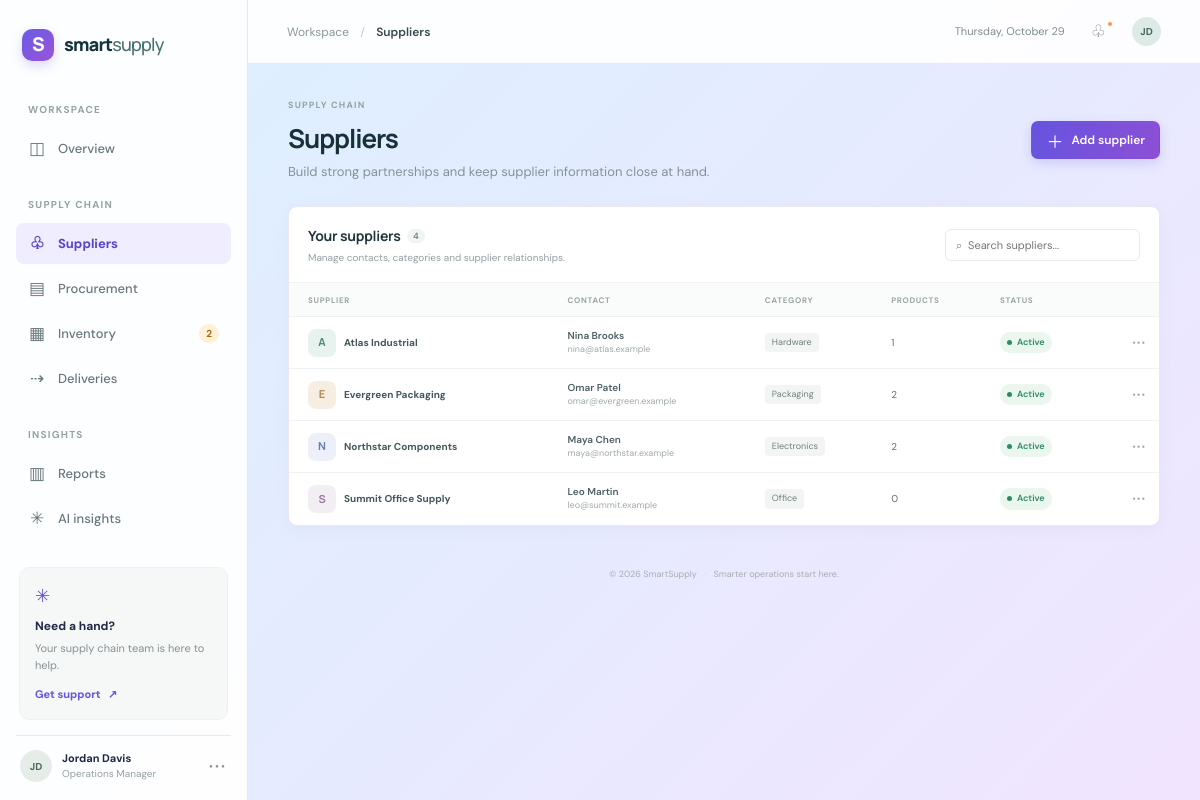
The app's page /suppliers with its own data.
### tables this page shows
CREATE TABLE suppliers (
            id INTEGER PRIMARY KEY AUTOINCREMENT, name TEXT NOT NULL,
            contact TEXT NOT NULL DEFAULT '', email TEXT NOT NULL DEFAULT '',
            category TEXT NOT NULL DEFAULT '', status TEXT NOT NULL DEFAULT 'Active'
        );

### app.py (the view, shortened to what this page needs)
@app.route("/suppliers", methods=["GET", "POST"])
def suppliers():
    db = get_db()
    rows = db.execute("SELECT s.*, COUNT(p.id) product_count FROM suppliers s LEFT JOIN products p ON p.supplier_id=s.id GROUP BY s.id ORDER BY s.name").fetchall()
    return render_template("suppliers.html", suppliers=rows)

### app.py (called while the page is built)
def get_db():
    if "db" not in g:
        g.db = sqlite3.connect(DATABASE)
        g.db.row_factory = sqlite3.Row
        g.db.execute("PRAGMA foreign_keys = ON")
    return g.db

def configured_openai_key():
    key = os.getenv("OPENAI_API_KEY", "").strip()
    return key if key and key != "your_openai_api_key_here" else ""

@app.context_processor
def inject_counts():
    db = get_db()
    low = db.execute("SELECT COUNT(*) FROM products WHERE stock <= reorder_level").fetchone()[0]
    return {"low_stock_count": low, "year": date.today().year, "now_label": datetime.now().strftime("%A, %B %-d") if os.name != "nt" else datetime.now().strftime("%A, %B %#d"), "ai_enabled": bool(configured_openai_key())}

### templates/suppliers.html (shortened to what this page needs)
{% extends 'base.html' %}{% block title %}Suppliers{% endblock %}{% block crumb %}Suppliers{% endblock %}{% block content %}
<section class="page-heading"><div><div class="eyebrow">SUPPLY CHAIN</div><h1>Suppliers</h1><p>Build strong partnerships and keep supplier information close at hand.</p></div><button class="button button-primary" data-modal="supplier-modal"><span>＋</span> Add supplier</button></section>
<section class="panel data-panel"><div class="panel-heading"><div><h2>Your suppliers <span class="count-pill">{{ suppliers|length }}</span></h2><p>Manage contacts, categories and supplier relationships.</p></div><input class="search-input" data-table-search placeholder="⌕  Search suppliers..." aria-label="Search suppliers"></div><div class="table-wrap"><table data-search-table><thead><tr><th>SUPPLIER</th><th>CONTACT</th><th>CATEGORY</th><th>PRODUCTS</th><th>STATUS</th><th></th></tr></thead><tbody>{% for s in suppliers %}<tr><td><div class="supplier-name"><span class="supplier-avatar avatar-{{ loop.index }}">{{ s.name[0] }}</span><strong>{{ s.name }}</strong></div></td><td><div class="product-cell">{{ s.contact or '—' }}<small>{{ s.email or '' }}</small></div></td><td><span class="category-chip">{{ s.category or 'Uncategorized' }}</span></td><td>{{ s.product_count }}</td><td><span class="status status-delivered"><i></i>{{ s.status }}</span></td><td class="row-more">•••</td></tr>{% else %}<tr><td colspan="6" class="empty">No suppliers yet. Add your first supplier to get started.</td></tr>{% endfor %}</tbody></table></div></section>
{% endblock %}

### static/style.css (style rules this page uses)
:root { --ink:#172c33;--muted:#77868a;--line:#e9eeee;--canvas:#f7f9f8;--teal:#087f72;--teal-dark:#066d63;--mint:#e7f4f0;--sans:'DM Sans',sans-serif;--display:'Manrope',sans-serif }
* { box-sizing:border-box }
body { margin:0;background:var(--canvas);color:var(--ink);font-family:var(--sans);font-size:14px;line-height:1.5 }
.workspace-label,.nav-section,.eyebrow { font-size:10px;letter-spacing:1.25px;font-weight:700;color:#95a2a3 }
.page-heading { display:flex;justify-content:space-between;align-items:center;margin-bottom:25px }
.page-heading h1 { font-family:var(--display);font-size:26px;letter-spacing:-1.1px;margin:6px 0 4px;font-weight:700;color:#173137 }
.page-heading p { color:#869295;margin:0;font-size:13px }
.eyebrow { font-size:9px;letter-spacing:1.2px }
.button { height:38px;border-radius:7px;padding:0 14px;display:inline-flex;align-items:center;justify-content:center;gap:8px;font-family:var(--sans);font-size:12px;font-weight:600;text-decoration:none;cursor:pointer;border:1px solid transparent;transition:.16s }
.button-primary { background:var(--teal);color:white;box-shadow:0 2px 4px #0c796519 }
.button-primary>span { font-size:17px;font-weight:400 }
.panel { background:#fff;border:1px solid var(--line);border-radius:9px;box-shadow:0 2px 5px #203a350d;min-width:0 }
.panel-heading { padding:18px 19px 14px;display:flex;justify-content:space-between;align-items:center;gap:14px }
.panel-heading h2 { font-family:var(--display);font-size:14px;letter-spacing:-.25px;margin:0 0 4px;color:#21373c }
.panel-heading p { font-size:10px;color:#939fa0;margin:0 }
.table-wrap { width:100%;overflow-x:auto }
table { width:100%;border-collapse:collapse;white-space:nowrap }
thead { background:#fafbfb }
th { height:34px;text-align:left;padding:0 13px;color:#9aa5a5;font-size:8px;font-weight:700;letter-spacing:.7px;border-top:1px solid #f0f3f2;border-bottom:1px solid #eef1f0 }
th:first-child,td:first-child { padding-left:19px }
td { height:52px;border-bottom:1px solid #f0f2f1;padding:7px 13px;color:#607074;font-size:10px }
tbody tr:last-child td { border-bottom:0 }
.product-cell { display:flex;flex-direction:column;color:#4c6063;font-size:10px;font-weight:600;line-height:1.4 }
.product-cell small { font-weight:400;color:#a0aaaa;font-size:9px }
.status { display:inline-flex;align-items:center;gap:5px;border-radius:12px;padding:4px 7px;font-size:9px;font-weight:600 }
.status i { width:5px;height:5px;border-radius:50%;background:currentColor }
.status-delivered { color:#2b8968;background:#ebf6ef }
.row-more { color:#a2adac;letter-spacing:1px;text-align:right;text-decoration:none }
.product-avatar,.supplier-avatar { display:grid;place-items:center;width:30px;height:30px;border-radius:8px;font-family:var(--display);font-weight:700;font-size:11px;flex:none }
.avatar-1 { background:#e8f2ee;color:#4e8978 }
.avatar-2 { background:#f6eee3;color:#b28a51 }
.avatar-3 { background:#edf0f8;color:#687eac }
.avatar-4 { background:#f3edf4;color:#99799e }
.data-panel { margin-bottom:20px }
.data-panel .panel-heading { padding-bottom:17px }
.count-pill { display:inline-block;vertical-align:2px;margin-left:4px;padding:1px 6px;background:#f0f4f2;border-radius:8px;font:600 9px var(--sans);color:#72837f }
.search-input { height:32px;min-width:195px;border:1px solid #e6ecea;border-radius:6px;background:#fff;padding:0 10px;font:11px var(--sans);color:#405558;outline:none }
input,select { font-family:var(--sans) }
.supplier-name { display:flex;align-items:center;gap:8px }
.supplier-name strong { font-size:10px;color:#43585c }
.supplier-avatar { width:28px;height:28px }
.category-chip { display:inline-flex;background:#f2f5f3;color:#72817e;border-radius:4px;padding:3px 7px;font-size:9px }
:root { --ink:#202846;--muted:#717b99;--line:#e7e8f4;--canvas:#f3f5ff;--teal:#6554df;--teal-dark:#4e3ac5;--mint:#efedff }
body { background:radial-gradient(ellipse at 86% 8%,#f1eaff 0,transparent 31%),radial-gradient(ellipse at 8% 72%,#e7f5ff 0,transparent 34%),linear-gradient(135deg,#f8f8ff 0%,#f1f5ff 53%,#faf4ff 100%) }
.button-primary { background:linear-gradient(115deg,#6554df,#8d4fd5);box-shadow:0 4px 12px #7051d533 }
.metric-card,.panel { border-color:#e8e8f3;box-shadow:0 4px 15px #44508b0a }
body { background:linear-gradient(135deg,#deefff 0%,#e7eaff 52%,#f1e4ff 100%) }

### records on screen
suppliers: name "A", name "Atlas Industrial", contact "Nina Brooks", email "nina@atlas.example", category "Hardware", product_count "1", status "Active"
suppliers: name "E", name "Evergreen Packaging", contact "Omar Patel", email "omar@evergreen.example", category "Packaging", product_count "2", status "Active"
suppliers: name "N", name "Northstar Components", contact "Maya Chen", email "maya@northstar.example", category "Electronics", product_count "2", status "Active"
suppliers: name "S", name "Summit Office Supply", contact "Leo Martin", email "leo@summit.example", category "Office", product_count "0", status "Active"

### other values on screen
{{ low_stock_count }} "2"
{{ suppliers|length }} "4"
